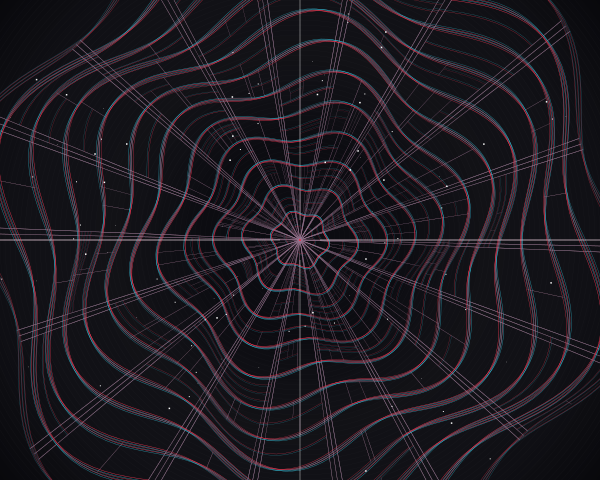

Python code for this plot:
import cairo
import math
import random

# Setup
width, height = 600, 480
surface = cairo.ImageSurface(cairo.FORMAT_ARGB32, width, height)
ctx = cairo.Context(surface)

# Background - Deep Brutalist Charcoal
ctx.set_source_rgb(0.05, 0.05, 0.07)
ctx.paint()

def project(r, theta, center_x, center_y, distortion_factor):
    """Maps polar coordinates to Cartesian with a radial wave distortion."""
    # Radial distortion based on frequency harmonics
    r_distorted = r * (1 + 0.08 * math.sin(theta * 6 + r * 0.02) * distortion_factor)
    x = center_x + r_distorted * math.cos(theta)
    y = center_y + r_distorted * math.sin(theta)
    return x, y

def draw_subdivided_cell(r1, r2, a1, a2, depth, max_depth):
    """Recursively subdivides polar cells based on distance and depth."""
    center_x, center_y = width / 2, height / 2
    
    # Controlled randomness for subdivision logic
    threshold = 0.4 + (r1 / 300.0) * 0.5
    
    if depth < max_depth and random.random() > threshold:
        # Decide to split either radially or angularly
        if random.random() > 0.5:
            mid_a = (a1 + a2) / 2
            draw_subdivided_cell(r1, r2, a1, mid_a, depth + 1, max_depth)
            draw_subdivided_cell(r1, r2, mid_a, a2, depth + 1, max_depth)
        else:
            mid_r = (r1 + r2) / 2
            draw_subdivided_cell(r1, mid_r, a1, a2, depth + 1, max_depth)
            draw_subdivided_cell(mid_r, r2, a1, a2, depth + 1, max_depth)
    else:
        # Drawing the cell boundary with optical interference logic
        for i in range(2):
            # Layer offset for moiré/interference effect
            offset_dist = i * 1.2
            
            # Use chromatic diffusion - faint cyans and oranges
            if i == 0:
                ctx.set_source_rgba(0.9, 0.2, 0.3, 0.6) # Swiss Red/Magenta
            else:
                ctx.set_source_rgba(0.2, 0.8, 0.9, 0.4) # Cyan shift
                
            ctx.set_line_width(0.4 / (depth + 1))
            
            # Trace the polar arc
            steps = 10
            for s in range(steps + 1):
                t = a1 + (a2 - a1) * (s / steps)
                px, py = project(r1 + offset_dist, t, center_x, center_y, 1.0)
                if s == 0:
                    ctx.move_to(px, py)
                else:
                    ctx.line_to(px, py)
            
            for s in range(steps + 1):
                t = a2 - (a2 - a1) * (s / steps)
                px, py = project(r2 + offset_dist, t, center_x, center_y, 1.0)
                ctx.line_to(px, py)
                
            ctx.close_path()
            ctx.stroke()

# --- Main Composition ---

# 1. Establish the underlying Swiss Grid in polar space
rings = 12
sectors = 18
max_r = 320
center_x, center_y = width / 2, height / 2

random.seed(42) # Deterministic emergence

# Create multiple layers of the system to simulate depth
for layer in range(3):
    opacity = 0.15 + (layer * 0.2)
    distortion = 0.5 + (layer * 0.5)
    
    for i in range(rings):
        r_start = (i / rings) * max_r
        r_end = ((i + 1) / rings) * max_r
        
        for j in range(sectors):
            a_start = (j / sectors) * (2 * math.pi)
            a_end = ((j + 1) / sectors) * (2 * math.pi)
            
            # Recursive depth increases as we move outward or inward selectively
            target_depth = 2 if i % 3 == 0 else 4
            
            ctx.save()
            # Apply a slight rotation per layer for systemic misalignment
            ctx.translate(center_x, center_y)
            ctx.rotate(layer * 0.02)
            ctx.translate(-center_x, -center_y)
            
            draw_subdivided_cell(r_start, r_end, a_start, a_end, 0, target_depth)
            ctx.restore()

# 2. Geometric Focal Point (Swiss Hierarchy)
# Adding a high-contrast central axis to ground the composition
ctx.set_source_rgba(1, 1, 1, 0.8)
ctx.set_line_width(0.5)
for angle in [0, math.pi/2, math.pi, 3*math.pi/2]:
    x1, y1 = project(20, angle, center_x, center_y, 0)
    x2, y2 = project(max_r + 40, angle, center_x, center_y, 1.5)
    ctx.move_to(x1, y1)
    ctx.line_to(x2, y2)
    ctx.stroke()

# 3. Fine Grain / Texture Layer
# Hair-thin concentric circles for structural rhythm
ctx.set_source_rgba(1, 1, 1, 0.05)
ctx.set_line_width(0.2)
for r in range(0, int(max_r + 50), 5):
    ctx.arc(center_x, center_y, r, 0, 2 * math.pi)
    ctx.stroke()

# 4. Final Accent: Data Points
# Placing small technical markers at subdivision intersections
for _ in range(100):
    r = random.uniform(50, max_r)
    a = random.uniform(0, 2 * math.pi)
    px, py = project(r, a, center_x, center_y, 1.0)
    
    ctx.set_source_rgb(1, 1, 1)
    size = random.choice([0.5, 1.0, 1.5])
    ctx.rectangle(px - size/2, py - size/2, size, size)
    ctx.fill()

# Clean up / Vignette effect
gradient = cairo.RadialGradient(center_x, center_y, 100, center_x, center_y, max_r + 100)
gradient.add_color_stop_rgba(0, 1, 1, 1, 0)
gradient.add_color_stop_rgba(0.8, 0, 0, 0, 0.1)
gradient.add_color_stop_rgba(1, 0, 0, 0, 0.6)
ctx.set_source(gradient)
ctx.rectangle(0, 0, width, height)
ctx.fill()
